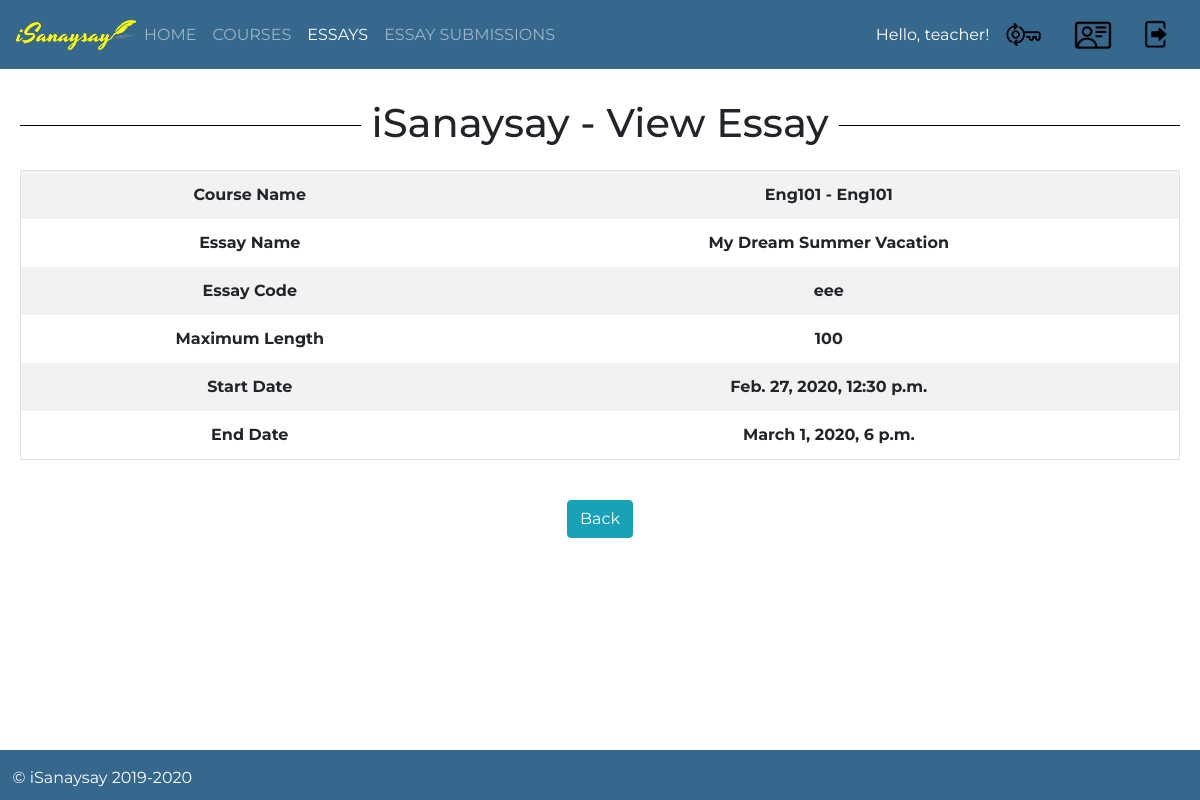
The app's page /isanaysay/view_essay/2 (signed in) with its own data.
### users/models.py (models this page shows, shortened)
class CustomUser(AbstractUser):
    pass
    isStudent_Choices = (
        ('S', 'Student'),
        ('T', 'Teacher'),
    )
    first_name = models.CharField(verbose_name="First Name", max_length=100, default="")
    middle_name = models.CharField(verbose_name="Middle Name", max_length=100, default="")
    last_name = models.CharField(verbose_name="Last Name", max_length=100, default="")
    email_address = models.CharField(verbose_name="Email Address", max_length=100, default="some@email.com")
    id_number = models.CharField(verbose_name="ID Number", max_length=50, default="")
    isStudent = models.CharField(max_length=1,choices=isStudent_Choices, default='S', verbose_name="Student or Teacher")

class Essay(models.Model):
    course = models.ForeignKey(Course, verbose_name="Course", on_delete = models.CASCADE)
    name = models.CharField(verbose_name="Essay Name", max_length=300)
    essay_description = models.CharField(verbose_name="Essay Description", max_length=1500)
    essay_code = models.CharField(verbose_name="Essay Code", max_length=100)
    maximum_length = models.IntegerField(verbose_name="Maximum Length")
    start_date_time = models.DateTimeField(verbose_name="Essay Start Date and Time")
    end_date_time = models.DateTimeField(verbose_name="Essay End Date and Time")
    criteria_no_1 = models.FloatField(verbose_name="Grammar",default=0)
    criteria_no_2 = models.FloatField(verbose_name="Spelling",default=0)
    criteria_no_3 = models.FloatField(verbose_name="Content",default=0)
    words = models.CharField(verbose_name="Words",max_length=10000,default="")

class Course(models.Model):
    pass
    semester_Choices = (
        ('A', 'First Semester'),
        ('B', 'Second Semester'),
        ('C', 'Summer'),
    )
    shoolYear_Choices = (
        ('1', '2019-2020'),
        ('2', '2020-2021'),
        ('3', '2021-2022'),
    )
    name = models.CharField(verbose_name="Course Name", max_length=128)
    course_code = models.CharField(verbose_name="Course Code", max_length=128)
    course_description = models.CharField(verbose_name="Course Description", max_length=500)
    course_detail = models.CharField(verbose_name="Course Detail", max_length=100)
    course_unit = models.IntegerField(verbose_name="Course Units", default=3)
    course_semester = models.CharField(max_length=1,choices=semester_Choices, default='A', verbose_name="Semester")
    course_school_year = models.CharField(max_length=1,choices=shoolYear_Choices, default='20', verbose_name="School Year")
    start_date = models.DateField(verbose_name="Course Start Date")
    end_date = models.DateField(verbose_name="Course End Date")
    students = models.ManyToManyField(CustomUser, related_name='students_enrolled')
    teacher = models.ForeignKey(CustomUser, verbose_name="Teacher", on_delete = models.CASCADE)
    def __str__(self):
        return self.course_code + " - " + self.course_detail

### users/views.py (the view)
# urls.py: url(r'^view_essay/(?P<essay_id>\d+)$', view_essay, name='view-essay'),
def view_essay(request,essay_id):
    if request.user.is_authenticated:
    	template = "view_essay.html"
    	essay = Essay.objects.get(id=int(essay_id))
    	context = {
    		'essay': essay,
    	}
    	return render(request, template, context)
    else:
        return HttpResponseRedirect(reverse_lazy('index'))

### templates/view_essay.html (shortened to what this page needs)
{% extends 'base.html' %}
{% block content %}
	<div id="parent"><div id="child"><br/><br/><br/>
		<h1><span>iSanaysay - View Essay</span></h1><br/>
			<table class="table table-bordered table-striped">
				<tbody>
					<tr>
						<th>Course Name</th>
						<th>{{ essay.course }}</th>
					</tr>
					<tr>
						<th>Essay Name</th>
						<th>{{ essay.name }}</th>
					</tr>
					<tr>
						<th>Essay Code</th>
						<th>{{ essay.essay_code }}</th>
					</tr>
					<tr>
						<th>Maximum Length</th>
						<th>{{ essay.maximum_length }}</th>
					</tr>
					<tr>
						<th>Start Date</th>
						<th>{{ essay.start_date_time }}</th>
					</tr>
					<tr>
						<th>End Date</th>
						<th>{{ essay.end_date_time }}</th>
					</tr>
				</tbody>
			</table><br/>
		<a href="{% url 'view-essays' %}" class="btn btn-info">Back</a>
	</div></div>
{% endblock %}

### templates/base.html (shortened to what this page needs)
{% load static %}
<!DOCTYPE html>
<html>
<head>
    <link rel="stylesheet" href="https://stackpath.bootstrapcdn.com/bootstrap/4.3.1/css/bootstrap.min.css">
      {% if user.is_authenticated %}
  <nav class="sticky navbar navbar-expand-lg navbar-light" style="background-color:#36688D;border-color: black;">
  <img style="height:30px;width:120px;margin:auto;" src="{% static 'logo3.png' %}" alt="">
  <div class="collapse navbar-collapse" id="navbarNavDropdown">
    <ul class="navbar-nav">
      <li class="nav-item" id="home">
        <a class="nav-link" href="{% url 'home' %}">HOME</a>
      </li>
	{% if user.isStudent == "T" %}
      <li class="nav-item" id="navt1">
        <a class="nav-link" href="{% url 'view-courses' %}">COURSES</a>
      </li>
      <li class="nav-item" id="navt2">
        <a class="nav-link" href="{% url 'view-essays' %}">ESSAYS</a>
      </li>
      <li class="nav-item" id="navt3">
        <a class="nav-link" href="{% url 'view-essay-submissions-for-teacher' %}">ESSAY SUBMISSIONS</a>
      </li>
      {% endif %}
    </ul>
  </div>
  <span style="color:white;">Hello, {{user.first_name}}!</span>
        <a class="nav-link" href="{% url 'password-change' %}"><img style="height:37px;" src="{% static 'change_password.png' %}" alt="Change Password"></a>
        <a class="nav-link" href="{% url 'update-profile' user.id %}"><img style="height:30px;" src="{% static 'profile.png' %}" alt="Update Profile"></a>
        <a class="nav-link" href="{% url 'logout' %}"><img style="height:30px;" src="{% static 'logout.png' %}" alt="Logout"></a>
</nav>
{% else %}
 <nav class="sticky navbar navbar-expand-lg navbar-light" style="background-color:#36688D;border-color: black;"><img style="height:30px;width:120px;margin:auto;" src="{% static 'logo3.png' %}" alt=""></nav>
      {% endif %}
</head>
<body style="padding-top:39px; padding-bottom:50px;">
  <main >
    {% block content %}
    {% endblock %}
  </main>
</body>
  <footer >
    <div style="
    height: 50px;
    margin-top: 100px;
    padding-top: 16px;
    background-color: #36688D;
    color: white;
    position: fixed;
    right: 0;
    bottom: 0;
    left: 0;
">
  <p style="margin-bottom:0px;">&nbsp;&nbsp;&nbsp;© iSanaysay 2019-2020</p>
    </div>
</footer>
</html>

### templates/base.html (style rules this page uses)
h1 { width: 100%; text-align: center; border-bottom: 1px solid #000; line-height: 0.1em; margin: 10px 0 20px; }
h1 span { background:#fff; padding:0 10px; }
body { font-family: 'Montserrat'; }
.sticky { position: fixed; top: 0; width: 100%; z-index: 300; }
.table-bordered td, .table-bordered th { border:0; }
.navbar-light .navbar-nav .active>.nav-link, .navbar-light .navbar-nav .nav-link.active, .navbar-light .navbar-nav .nav-link.show, .navbar-light .navbar-nav .show>.nav-link { color: white; }
.navbar-light .navbar-nav .nav-link { color: rgba(255,255,255,.5); }
#parent { display: table; width: 100%; }
#child { display: table-cell; text-align: center; vertical-align: middle; padding-left:20px; padding-right:20px; }

### records on screen
CustomUser: first_name "teacher"
Essay: course "Eng101 - Eng101", name "My Dream Summer Vacation", essay_code "eee", maximum_length "100", start_date_time "Feb. 27, 2020, 12:30 p.m.", end_date_time "March 1, 2020, 6 p.m."
